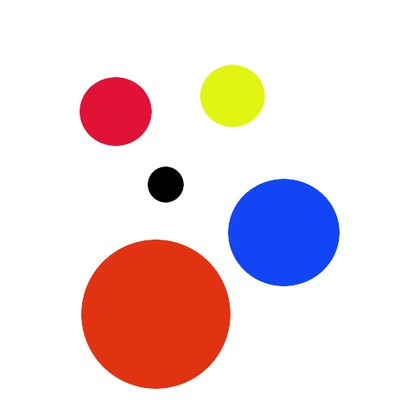
%> input picture Computer Vision - Corner and circle detection - MATLAB/circles1.jpg, 420 x 420 px, shrunk from 512 x 512 before the run
$ octave circleDetection.m   (GNU Octave 9; MATLAB toolbox functions it lacks are replaced by stand-ins)
%> lines starting %> are read from the running program, lines starting %| are printed output that depends on the picture; in (x1, y1, x2, y2) boxes, pixels count from 0 and x2, y2 are one past the last pixel; in counts of white or black regions, pixels touching at a corner belong together; the program's own positions count from 1
%Hough Transform for Circle Detection
img = imread('circles1.jpg');
%> img is the input picture: size 420x420x3 uint8; mean R, G, B 236.6, 218, 220.6
try
    img = rgb2gray(img);
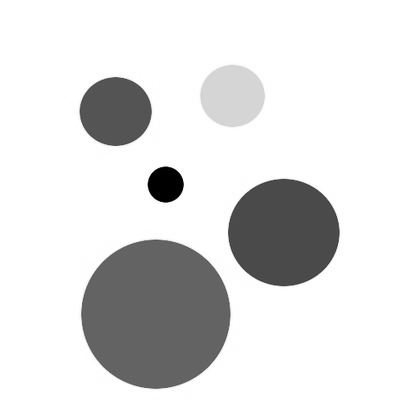
%> img: size 420x420 uint8; min 0, max 255, mean 223.9
catch
    disp('already a gray image');
end
figure,
edgemap = edge(img,'canny');
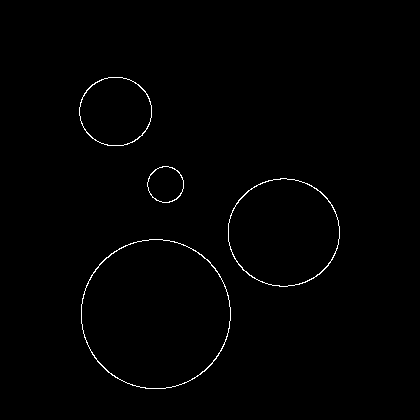
%> edgemap: size 420x420 logical; 0.74% white in thin lines or dots, all inside (x1, y1, x2, y2) = (79, 77, 340, 389)
imshow(edgemap); title('Edge Map');

Px = [-1 0 1; -1 0 1; -1 0 1];
Py = [1 1 1; 0 0 0; -1 -1 -1];

Ix = filter2(Px,edgemap);
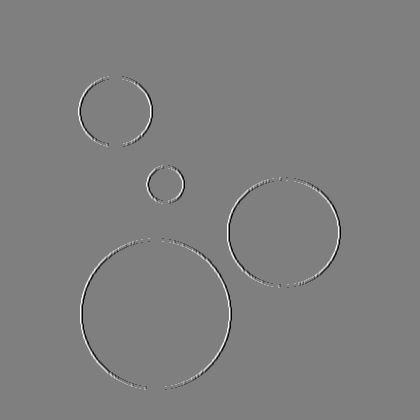
%> Ix: size 420x420 double; min -3, max 3, mean 0; drawn with min black and max white
Iy = filter2(Py,edgemap);
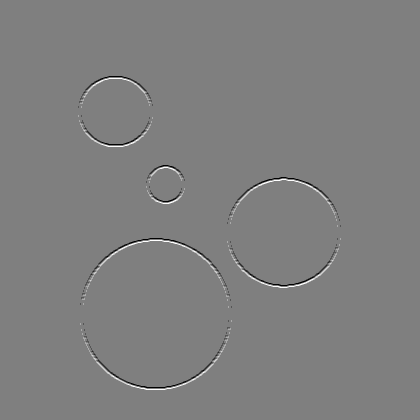
%> Iy: size 420x420 double; min -3, max 3, mean 0; mean of the top-left, top-right, bottom-left and bottom-right quarters 0, -0.000408, 0, 0.000408; drawn with min black and max white

figure,
imshow(Ix); title('Edge IX');
%> after `imshow(Ix)`:
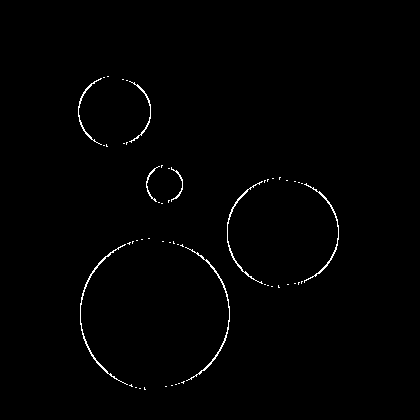
%> displayed picture: size 420x420, on the screen's scale of 0 to 255; 0.86% white in thin lines or dots, all inside (x1, y1, x2, y2) = (78, 76, 339, 390)
figure,
imshow(Iy); title('Edge IY');
%> after `imshow(Iy)`:
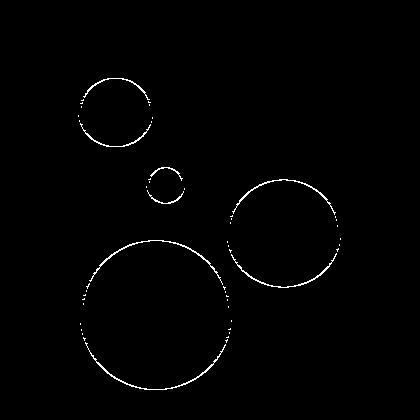
%> displayed picture: size 420x420, on the screen's scale of 0 to 255; 0.88% white in thin lines or dots, all inside (x1, y1, x2, y2) = (78, 78, 341, 390)

rows = size(img,1);
%> rows = 420
columns = size(img,2);
%> columns = 420

Array = zeros(rows, columns, 150);
%> (the run ends here)

$ run again, with Computer Vision - Corner and circle detection - MATLAB/circles2.png saved as Computer Vision - Corner and circle detection - MATLAB/circles1.jpg
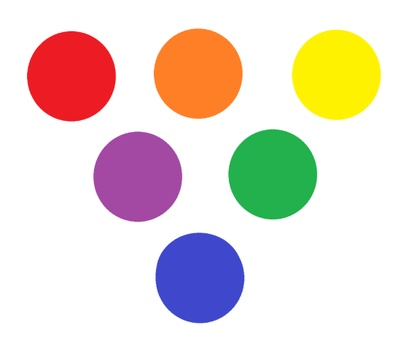
%> input picture Computer Vision - Corner and circle detection - MATLAB/circles2.png, 420 x 360 px, shrunk from 576 x 494 before the run
%> img is the input picture: size 360x420x3 uint8; mean R, G, B 232.9, 221, 212.8
%> img: size 360x420 uint8
%> `edgemap = edge(img,'canny');`:
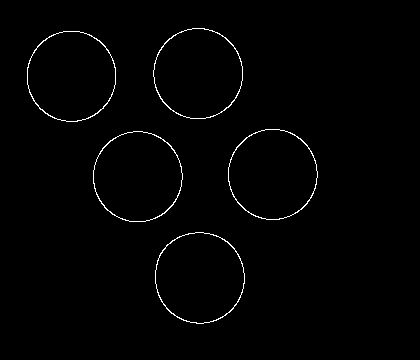
%> edgemap: size 360x420 logical; 1.1% white in thin lines or dots, all inside (x1, y1, x2, y2) = (27, 28, 318, 324)
%> `imshow(Iy)`:
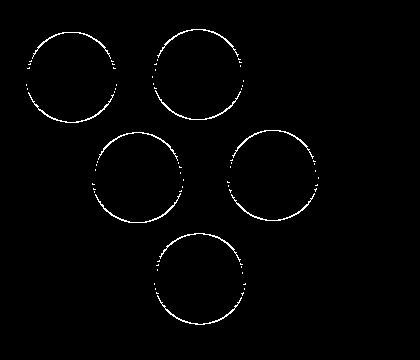
%> displayed picture: size 360x420, on the screen's scale of 0 to 255; 1.2% white in thin lines or dots, all inside (x1, y1, x2, y2) = (26, 29, 319, 325)
